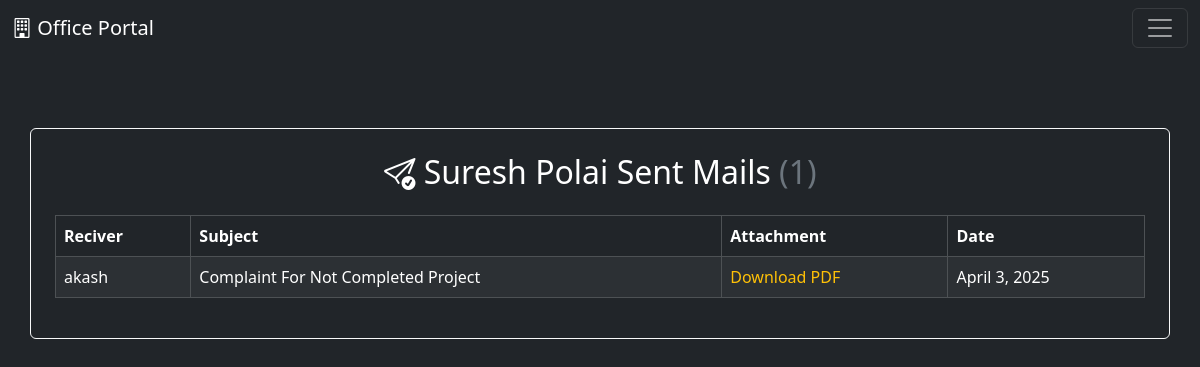
Page /send-mail-to/ (signed in) on the earlier database version.
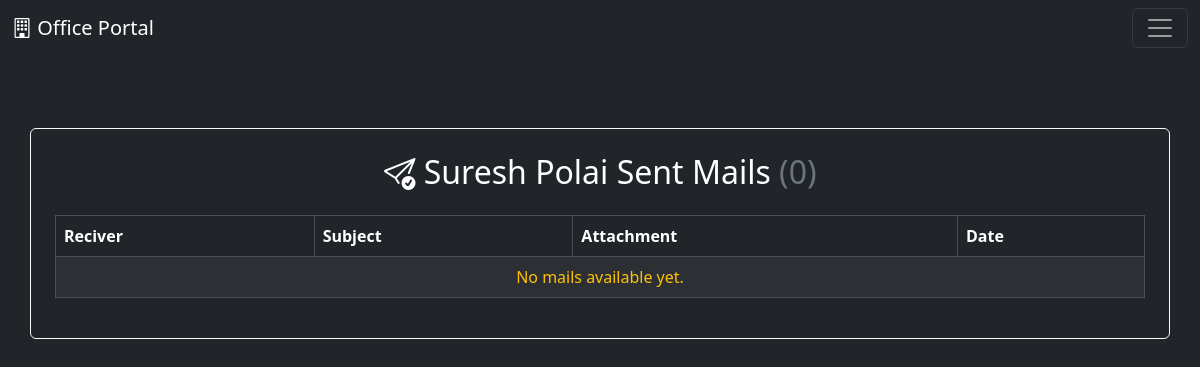
Same page on the later database version.
### home/models.py (models this page shows, shortened)
class Mail(models.Model):
    names = models.ForeignKey(User, on_delete=models.CASCADE)
    user_name = models.CharField(max_length=500)
    subject = models.CharField(max_length=1000)
    text = models.CharField(max_length=5000)
    files = models.FileField(upload_to='pdf/', blank=True, null=True)
    text_time = models.DateField(default=timezone.now)

### home/views.py (the view)
# urls.py: path('send-mail-to/', views.ownMailSendPageFunction, name='sendUs'),
def ownMailSendPageFunction(request):
    mails = Mail.objects.filter(user_name = request.user.username)
    user_data = User.objects.get(username = request.user.username)
    first = user_data.first_name + ' ' + user_data.last_name
    for mail in mails:
        one_month_later = mail.text_time + relativedelta(months=1)
        print(mail.text_time + relativedelta(months=1))
        if mail.text_time > one_month_later:
            mail.delete()
    context = {
        'check' : 2,
        'u_name' : first,
        'mail' : mails,
        'ct_mail' : mails.count()
    }
    return render(request, 'mail.html', context)

### templates/mail.html (shortened to what this page needs)
{% extends 'base.html' %}
{% block body %}
<div class="container mt-5 border border-light rounded p-4 bg-dark text-white" style="position: relative; top: 10vh;">
    {% if check == 1 %}
        <h2 class="text-center mb-4"><i class="bi bi-inbox" style="position: relative; top: 2px;"></i> {{ u_name }} InBox <span class="text-secondary">({{ ct_mail }})</span></h2>
    {% elif check == 2 %}
        <h2 class="text-center mb-4"><i class="bi bi-send-check" style="position: relative; top: 2px;"></i> {{ u_name }} Sent Mails <span class="text-secondary">({{ ct_mail }})</span></h2>
    {% endif %}
    <table class="table table-bordered table-striped table-dark">
        <thead class="thead-light">
            <tr>
                {% if check == 1 %}
                    <th>Sender</th>
                {% elif check == 2 %}
                    <th>Reciver</th>
                {% endif %}
                <th>Subject</th>
                <th>Attachment</th>
                <th>Date</th>
            </tr>
        </thead>
        <tbody>
            {% if mail %}
                {% for i in mail %}
                    <tr>
                        {% if check == 1 %}
                            <td>{{ i.user_name }}</td>
                        {% elif check == 2 %}
                            <td>{{ i.names }}</td>
                        {% endif %}
                        <td><a class="a-none" href="{% url 'MailOpen' i.id check %}">{{ i.subject }}</a></td>
                        <td>
                            {% if i.files %}
                                <a href="/media/{{ i.files }}" target="_blank" class="text-warning text-decoration-none ">Download PDF</a>
                            {% else %}
                                No attachment
                            {% endif %}
                        </td>
                        <td>{{ i.text_time }}</td>
                    </tr>
                {% endfor %}
            {% else %}
                <tr>
                    <td colspan="4" class="text-center text-warning">No mails available yet.</td>
                </tr>
            {% endif %}
        </tbody>
    </table>
</div>
{% endblock %}

Differences in the rows shown:
removed Mail: names "akash", subject "Complaint For Not Completed Project", text_time "April 3, 2025"
Other differences:
{{ ct_mail }}: "1" → "0"
text now shown: "No mails available yet."
